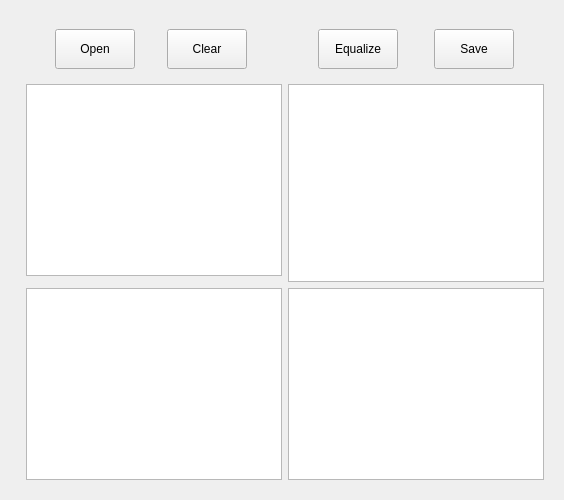
      <widget class="QWidget" name="equalization_page">
       <layout class="QGridLayout" name="gridLayout_13">
        <item row="0" column="0">
         <widget class="QWidget" name="equalization_widget" native="true">
          <property name="enabled">
           <bool>true</bool>
          </property>
          <property name="sizePolicy">
           <sizepolicy hsizetype="Preferred" vsizetype="Preferred">
            <horstretch>0</horstretch>
            <verstretch>0</verstretch>
           </sizepolicy>
          </property>
          <property name="acceptDrops">
           <bool>false</bool>
          </property>
          <property name="autoFillBackground">
           <bool>false</bool>
          </property>
          <layout class="QGridLayout" name="gridLayout_12" rowstretch="0,0,0,0" columnstretch="0,0,0">
           <item row="1" column="2" rowspan="2">
            <widget class="ImageView" name="equalization_dst_view">
             <property name="isClickable" stdset="0">
              <bool>false</bool>
             </property>
            </widget>
           </item>
           <item row="1" column="1">
            <widget class="ImageView" name="equalization_src_view">
             <property name="isClickable" stdset="0">
              <bool>true</bool>
             </property>
            </widget>
           </item>
           <item row="3" column="2">
            <widget class="ImageView" name="equalization_dst_hist_view">
             <property name="isClickable" stdset="0">
              <bool>false</bool>
             </property>
            </widget>
           </item>
           <item row="0" column="2">
            <layout class="QHBoxLayout" name="horizontalLayout_14">
             <item>
              <widget class="QPushButton" name="equalization_equalize_button">
               <property name="sizePolicy">
                <sizepolicy hsizetype="Fixed" vsizetype="Fixed">
                 <horstretch>0</horstretch>
                 <verstretch>0</verstretch>
                </sizepolicy>
               </property>
               <property name="minimumSize">
                <size>
                 <width>80</width>
                 <height>40</height>
                </size>
               </property>
               <property name="text">
                <string>Equalize</string>
               </property>
              </widget>
             </item>
             <item>
              <widget class="QPushButton" name="equalization_save_button">
               <property name="sizePolicy">
                <sizepolicy hsizetype="Fixed" vsizetype="Fixed">
                 <horstretch>0</horstretch>
                 <verstretch>0</verstretch>
                </sizepolicy>
               </property>
               <property name="minimumSize">
                <size>
                 <width>80</width>
                 <height>40</height>
                </size>
               </property>
               <property name="text">
                <string>Save</string>
               </property>
              </widget>
             </item>
            </layout>
           </item>
           <item row="3" column="1">
            <widget class="ImageView" name="equalization_src_hist_view">
             <property name="isClickable" stdset="0">
              <bool>true</bool>
             </property>
            </widget>
           </item>
           <item row="0" column="0" colspan="2">
            <widget class="QWidget" name="horizontalWidget_7" native="true">
             <property name="minimumSize">
              <size>
               <width>0</width>
               <height>20</height>
              </size>
             </property>
             <layout class="QHBoxLayout" name="horizontalLayout_13">
              <item>
               <widget class="QPushButton" name="equalization_open_button">
                <property name="sizePolicy">
                 <sizepolicy hsizetype="Fixed" vsizetype="Fixed">
                  <horstretch>0</horstretch>
                  <verstretch>0</verstretch>
                 </sizepolicy>
                </property>
                <property name="minimumSize">
                 <size>
                  <width>80</width>
                  <height>40</height>
                 </size>
                </property>
                <property name="text">
                 <string>Open</string>
                </property>
               </widget>
              </item>
              <item>
               <widget class="QPushButton" name="equalization_clear_button">
                <property name="sizePolicy">
                 <sizepolicy hsizetype="Fixed" vsizetype="Fixed">
                  <horstretch>0</horstretch>
                  <verstretch>0</verstretch>
                 </sizepolicy>
                </property>
                <property name="minimumSize">
                 <size>
                  <width>80</width>
                  <height>40</height>
                 </size>
                </property>
                <property name="text">
                 <string>Clear</string>
                </property>
               </widget>
              </item>
             </layout>
            </widget>
           </item>
          </layout>
         </widget>
        </item>
       </layout>
      </widget>
